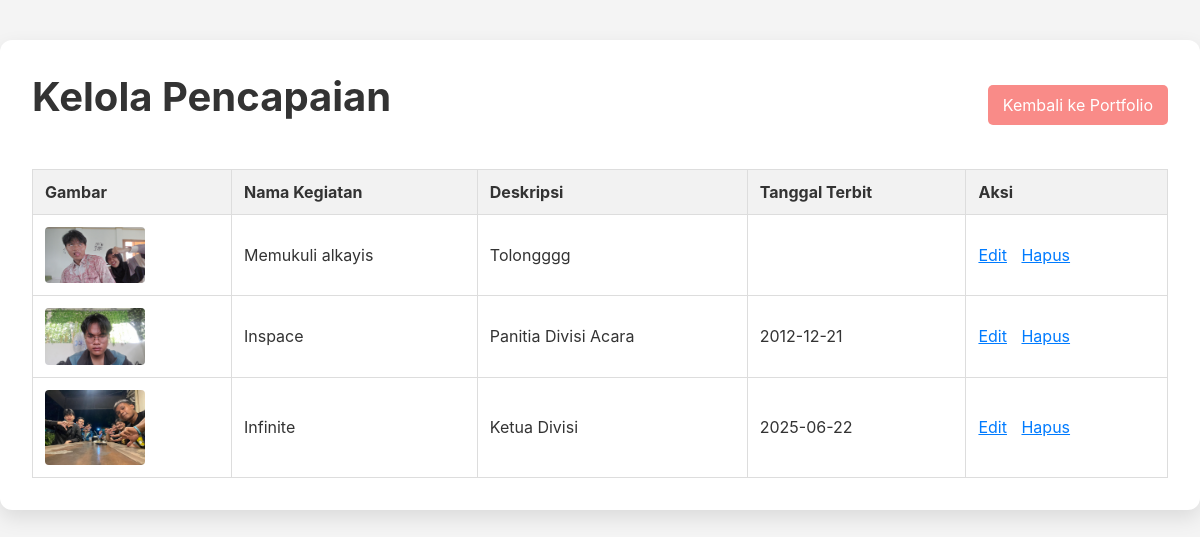
Page /manage_achievements.php on the committed database.
### tables this page shows
CREATE TABLE IF NOT EXISTS `achievements` (
  `id` int NOT NULL AUTO_INCREMENT,
  `title` varchar(255) NOT NULL,
  `DESCRIPTION` text,
  `image` varchar(255) DEFAULT NULL,
  `verification_url` varchar(255) DEFAULT NULL,
  `issued_date` date DEFAULT NULL,
  `created_at` timestamp NULL DEFAULT CURRENT_TIMESTAMP,
  PRIMARY KEY (`id`)
);

### core/Achievement.php (called while the page is built, shortened)
<?php
class Achievement {
    private $conn;
    private $table = 'achievements';
    public function __construct($db) {
        $this->conn = $db;
    }
    public function read() {
        $query = 'SELECT id, title, description, image, verification_url, issued_date FROM ' . $this->table . ' ORDER BY created_at DESC';
        $stmt = $this->conn->prepare($query);
        $stmt->execute();
        return $stmt;
    }
}
?>

### manage_achievements.php (the view, shortened to what this page needs)
<?php
include_once 'core/Achievement.php';
$database = new Database();
$db = $database->connect();
$achievement = new Achievement($db);
$result_achievements = $achievement->read();
$num_achievements = $result_achievements->rowCount();
?>
<!DOCTYPE html>
<html lang="en">
<head>
    <link rel="stylesheet" href="public/css/main.css">
</head>
<body>
    <div class="manage-container">
        <div class="manage-header">
            <h2>Kelola Pencapaian</h2>
            <a href="index.php#admin" class="btn-back">Kembali ke Portfolio</a>
        </div>
        <table class="admin-table"> <thead>
                <tr>
                    <th>Gambar</th>
                    <th>Nama Kegiatan</th>
                    <th>Deskripsi</th>
                    <th>Tanggal Terbit</th>
                    <th>Aksi</th>
                </tr>
            </thead>
            <tbody>
                <?php if($num_achievements > 0): ?>
                    <?php while($row = $result_achievements->fetch(PDO::FETCH_ASSOC)): ?>
                    <?php extract($row); ?>
                    <tr>
                        <td>
                            <img src="public/images/<?php echo $image; ?>" alt="<?php echo $title; ?>" width="100">
                        </td>
                        <td><?php echo $title; ?></td>
                        <td><?php echo $description; ?></td>
                        <td><?php echo $issued_date; ?></td>
                        <td>
                            <a href="ach_edit_form.php?id=<?php echo $id; ?>">Edit</a>
                            <a href="ach_delete.php?id=<?php echo $id; ?>" onclick="return confirm('Yakin ingin menghapus?')">Hapus</a>
                        </td>
                    </tr>
                    <?php endwhile; ?>
                <?php else: ?>
                    <tr><td colspan="5">Belum ada kegiatan.</td></tr>
                <?php endif; ?>
            </tbody>
        </table>
    </div>
</body>
</html>

### public/css/main.css (style rules this page uses)
* { margin: 0; padding: 0; box-sizing: border-box; }
html { scroll-behavior: smooth; }
body { font-family: -apple-system, BlinkMacSystemFont, "Segoe UI", Roboto, Helvetica, Arial, sans-serif; background-color: #F9B5A9; color: #FFFFFF; }
h1, h2, h3 { margin-bottom: 1rem; }
h2 { font-size: 2.5rem; }
.admin-table { width: 100%; border-collapse: collapse; margin-top: 20px; }
.admin-table th, .admin-table td { border: 1px solid #ddd; padding: 12px; text-align: left; color: #333; }
.admin-table th { background-color: #f2f2f2; }
.admin-table img { max-width: 100px; height: auto; display: block; border-radius: 4px; }
.admin-table a { color: #007bff; margin-right: 10px; }

### manage_achievements.php (style rules this page uses)
body { background-color: #f4f4f4; color: #333; }
.manage-container { max-width: 1200px; margin: 40px auto; padding: 2rem; background-color: #fff; border-radius: 12px; box-shadow: 0 8px 20px rgba(0,0,0,0.1); }
.manage-header { display: flex; justify-content: space-between; align-items: center; margin-bottom: 2rem; }
.btn-back { display: inline-block; padding: 10px 15px; background-color: #F98B88; color: white; text-decoration: none; border-radius: 5px; }

### rows in the picture
achievements: image (picture), title "Memukuli alkayis", DESCRIPTION "Tolongggg"
achievements: image (picture), title "Inspace", DESCRIPTION "Panitia Divisi Acara", issued_date "2012-12-21"
achievements: image (picture), title "Infinite", DESCRIPTION "Ketua Divisi", issued_date "2025-06-22"
